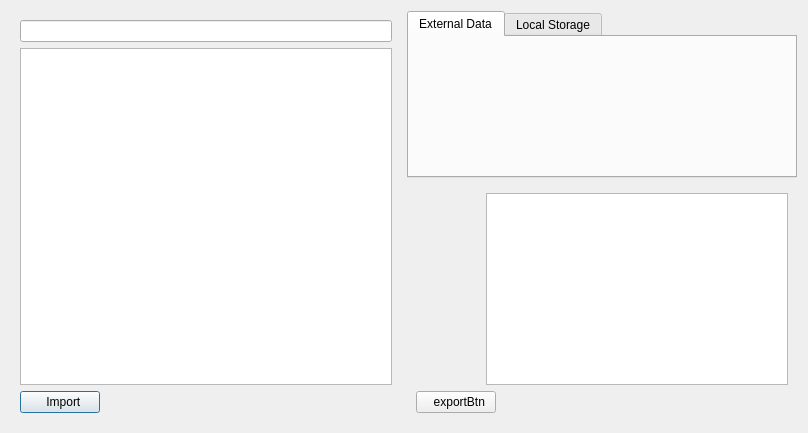
<?xml version="1.0" encoding="UTF-8"?>
<ui version="4.0">
 <class>CaseManagementDialog</class>
 <widget class="QDialog" name="CaseManagementDialog">
  <property name="geometry">
   <rect>
    <x>0</x>
    <y>0</y>
    <width>808</width>
    <height>433</height>
   </rect>
  </property>
  <property name="windowTitle">
   <string>Dialog</string>
  </property>
  <layout class="QHBoxLayout" name="horizontalLayout_3">
   <item>
    <widget class="QWidget" name="widgetMid" native="true">
     <layout class="QVBoxLayout" name="verticalLayout">
      <item>
       <widget class="QLineEdit" name="lineEditSearch"/>
      </item>
      <item>
       <widget class="QTableView" name="tableViewCase">
        <property name="selectionMode">
         <enum>QAbstractItemView::SingleSelection</enum>
        </property>
        <property name="selectionBehavior">
         <enum>QAbstractItemView::SelectRows</enum>
        </property>
        <property name="textElideMode">
         <enum>Qt::ElideRight</enum>
        </property>
        <attribute name="horizontalHeaderShowSortIndicator" stdset="0">
         <bool>true</bool>
        </attribute>
        <attribute name="horizontalHeaderStretchLastSection">
         <bool>true</bool>
        </attribute>
        <attribute name="verticalHeaderVisible">
         <bool>false</bool>
        </attribute>
       </widget>
      </item>
      <item>
       <layout class="QHBoxLayout" name="horizontalLayout_2">
        <item>
         <widget class="QPushButton" name="pushButtonImport">
          <property name="layoutDirection">
           <enum>Qt::LeftToRight</enum>
          </property>
          <property name="autoFillBackground">
           <bool>false</bool>
          </property>
          <property name="text">
           <string>  Import</string>
          </property>
          <property name="icon">
           <iconset>
            <normaloff>:/40px_button_cutout/icon_images/40px_button_cutout/40px_import.png</normaloff>:/40px_button_cutout/icon_images/40px_button_cutout/40px_import.png</iconset>
          </property>
          <property name="iconSize">
           <size>
            <width>40</width>
            <height>40</height>
           </size>
          </property>
          <property name="flat">
           <bool>false</bool>
          </property>
         </widget>
        </item>
        <item>
         <spacer name="horizontalSpacer">
          <property name="orientation">
           <enum>Qt::Horizontal</enum>
          </property>
          <property name="sizeHint" stdset="0">
           <size>
            <width>40</width>
            <height>20</height>
           </size>
          </property>
         </spacer>
        </item>
       </layout>
      </item>
     </layout>
    </widget>
   </item>
   <item>
    <layout class="QVBoxLayout" name="verticalLayout_3">
     <item>
      <widget class="QTabWidget" name="tabWidget">
       <property name="autoFillBackground">
        <bool>false</bool>
       </property>
       <property name="currentIndex">
        <number>0</number>
       </property>
       <widget class="QWidget" name="tabDicomExternalData">
        <attribute name="title">
         <string>External Data</string>
        </attribute>
        <layout class="QVBoxLayout" name="verticalLayout_4"/>
       </widget>
       <widget class="QWidget" name="tabDicomLocalStorage">
        <attribute name="title">
         <string>Local Storage</string>
        </attribute>
        <layout class="QVBoxLayout" name="verticalLayout_5"/>
       </widget>
      </widget>
     </item>
     <item>
      <widget class="QWidget" name="widget2" native="true">
       <layout class="QGridLayout" name="gridLayout_2">
        <item row="0" column="1">
         <widget class="QListView" name="listViewScreenshotPics"/>
        </item>
        <item row="0" column="0">
         <widget class="QWidget" name="widget3" native="true">
          <layout class="QGridLayout" name="gridLayout">
           <item row="0" column="0">
            <widget class="QLabel" name="labelBonePic1">
             <property name="text">
              <string/>
             </property>
            </widget>
           </item>
           <item row="0" column="1">
            <widget class="QLabel" name="labelBonePic2">
             <property name="text">
              <string/>
             </property>
            </widget>
           </item>
           <item row="0" column="2">
            <widget class="QLabel" name="labelBonePic3">
             <property name="text">
              <string/>
             </property>
            </widget>
           </item>
           <item row="0" column="3">
            <widget class="QLabel" name="labelBonePic4">
             <property name="text">
              <string/>
             </property>
            </widget>
           </item>
           <item row="1" column="0">
            <widget class="QLabel" name="labelBonePic5">
             <property name="text">
              <string/>
             </property>
            </widget>
           </item>
           <item row="1" column="1">
            <widget class="QLabel" name="labelBonePic6">
             <property name="text">
              <string/>
             </property>
            </widget>
           </item>
           <item row="1" column="2">
            <widget class="QLabel" name="labelBonePic7">
             <property name="text">
              <string/>
             </property>
            </widget>
           </item>
           <item row="1" column="3">
            <widget class="QLabel" name="labelBonePic8">
             <property name="text">
              <string/>
             </property>
            </widget>
           </item>
          </layout>
         </widget>
        </item>
        <item row="1" column="0" colspan="2">
         <layout class="QHBoxLayout" name="horizontalLayout">
          <item>
           <widget class="QPushButton" name="pushButtonExport">
            <property name="text">
             <string>  exportBtn</string>
            </property>
            <property name="icon">
             <iconset>
              <normaloff>:/40px_button_cutout/icon_images/40px_button_cutout/40px_export.png</normaloff>:/40px_button_cutout/icon_images/40px_button_cutout/40px_export.png</iconset>
            </property>
            <property name="iconSize">
             <size>
              <width>40</width>
              <height>40</height>
             </size>
            </property>
           </widget>
          </item>
          <item>
           <spacer name="horizontalSpacer_2">
            <property name="orientation">
             <enum>Qt::Horizontal</enum>
            </property>
            <property name="sizeHint" stdset="0">
             <size>
              <width>40</width>
              <height>20</height>
             </size>
            </property>
           </spacer>
          </item>
         </layout>
        </item>
       </layout>
      </widget>
     </item>
    </layout>
   </item>
  </layout>
 </widget>
 <resources/>
 <connections/>
</ui>
